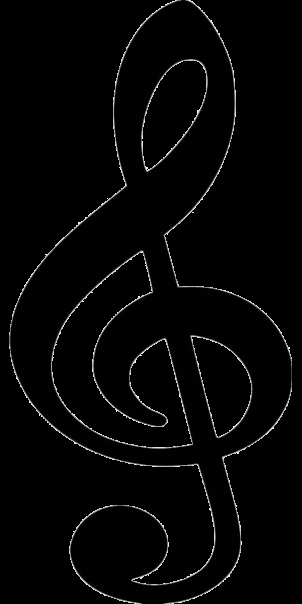
#> input picture resources/img/treble-clef.png, 302 x 604 px
$ python quiz.py
#> lines starting #> are read from the running program, lines starting #| are printed output that depends on the picture; after the words box and inside, x2 and y2 are one past the last pixel; in counts of white or black regions, pixels touching at a corner belong together
### src/util.py
from sys import argv
from time import time
from pickle import load

BAR_SPEED = 3
RENDER_PATH = "../resources/rendered"

# [71 lines left out: functions get_kw_value, get_input_key, load_key_events, get_key_statuses, create_record_obj, parse_midi_msg, not called in this run]

def create_note_list():
    notes = []
    sharps = []
    sharp_distances = [1, 2, 1, 2, 1]
    last_sharp = 0
    sharp_index = 0
    key_index = 0
    for i in range(88):
        if last_sharp == sharp_distances[sharp_index % 5]:
            letter = notes[-1] + "#"
            sharps.append(i)
            sharp_index += 1
            last_sharp = 0
        else:
            key_numerical = key_index % 7
            letter = chr(key_numerical+65) + str(key_index // 7 + 1)
            key_index += 1
            last_sharp += 1
        notes.append(letter)
    return notes, sharps

NOTES, SHARPS = create_note_list()

def get_note_desc(note_id):
    return NOTES[note_id]

def is_sharp(note_id):
    return note_id in SHARPS

# [16 lines left out: function convert_key, not called in this run]

def to_absolute_key(key_index):
    return convert_key(key_index, True)

def to_sheet_key(key_index):
    return convert_key(key_index, False)

### src/quiz.py
import mido
import numpy as np
import cv2
import util

BG_COLOR = 185
VERTICAL_GAP = 50
SPACE_BETWEEN = 25
PADDING_X = 50

def convert_key(key_index, up):
    sharp_distances = [1, 2, 1, 2, 1]
    abs_index = key_index
    sharp_index = 0
    last_sharp = 0
    index = 0
    while index <= key_index:
        if last_sharp == sharp_distances[sharp_index % 5]:
            sharp_index += 1
            abs_index += 1 if up else -1
            last_sharp = 0
        else:
            last_sharp += 1
        index += 1
    return abs_index

def to_absolute_key(key_index):
    return convert_key(key_index, True)

def to_sheet_key(key_index):
    return convert_key(key_index, False)

def draw_sharp(img, x, y):
    hori_offset_x = 12
    hori_offset_y = 12
    vert_offset_x = 6
    vert_offset_y = hori_offset_x * 2
    hori_offset = 6
    vert_offset = 12
    cv2.line(img, (x - hori_offset_x, y - hori_offset_y + hori_offset),
             (x + hori_offset_x, y - hori_offset_y - hori_offset), (0, 0, 0), 6)
    cv2.line(img, (x - hori_offset_x, y + hori_offset_y + hori_offset),
             (x + hori_offset_x, y + hori_offset_y - hori_offset), (0, 0, 0), 6)
    cv2.line(img, (x - vert_offset_x, y - vert_offset_y),
             (x - vert_offset_x, y + vert_offset_y + vert_offset), (0, 0, 0), 2)
    cv2.line(img, (x + vert_offset_x, y - vert_offset_y - vert_offset),
             (x + vert_offset_x, y + vert_offset_y), (0, 0, 0), 2)

def draw_semitone(img, x, y, bass):
    cv2.ellipse(img, (x, y), (14, SPACE_BETWEEN // 2 - 2), 325, 0, 360, (0, 0, 0), -1)
    offset_y = 1 if bass else -1
    offset_x = 11 if bass else -10
    cv2.line(img, (x+offset_x, y-(SPACE_BETWEEN * 3 * offset_y)), (x+offset_x, y), (0, 0, 0), 3)

def draw_note(img, key_index, bass, sharp):
    x = 200
    offset = VERTICAL_GAP // 2 if bass else -VERTICAL_GAP // 2
    start_y = img.shape[0] // 2 + offset
    y = int(start_y + (23 - key_index) * (SPACE_BETWEEN / 2))
    if ((bass and (key_index < 10 or key_index > 22))
            or (not bass and (key_index < 25 or key_index > 34))):
        line_y = y + 10 if key_index % 2 == 0 else y
        cv2.line(img, (x-15, line_y), (x+15, line_y), (0, 0, 0), 2)
    draw_semitone(img, x, y, bass)
    if sharp:
        draw_sharp(img, x-30, y)

def overlay_img(img_1, img_2, x, y):
    h, w = img_2.shape[:2]

    y1, y2 = y, y + img_2.shape[0]
    x1, x2 = x, x + img_2.shape[1]

    alpha_s = img_2[:, :, 3] / 255.0
    alpha_l = 1.0 - alpha_s

    for c in range(0, 3):
        img_1[y1:y2, x1:x2, c] = (alpha_s * img_2[:, :, c] +
                                  alpha_l * img_1[y1:y2, x1:x2, c])
    return img_1

def create_image(size):
#> called with size = (1280, 720)
    img = np.full((size[1], size[0], 3), BG_COLOR, dtype="uint8")
    h, w = img.shape[:2]

    for sign in range(-1, 2, 2):
        for y_offset in range(5):
            y = int(h / 2 + (y_offset * SPACE_BETWEEN + VERTICAL_GAP) * sign)
            cv2.line(img, (PADDING_X, y), (w-PADDING_X, y), (60, 60, 60), 2)

    split_lines = 6
    left = int((w - PADDING_X * 2) / (split_lines-1))
    for x_offset in range(split_lines):
        x = PADDING_X + int(left * x_offset)
        cv2.line(img, (x, int(h / 2 - (4 * SPACE_BETWEEN + VERTICAL_GAP))),
                 (x, int(h / 2 + (4 * SPACE_BETWEEN + VERTICAL_GAP))), (0, 0, 0), 2)

    treb_clef_img = cv2.resize(cv2.imread("../resources/img/treble-clef.png", -1), (72, 172))
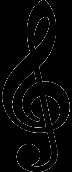
#> treb_clef_img: shape (172, 72, 4); mean B, G, R, A 5.4, 5.4, 5.4, 88.3
    bass_clef_img = cv2.resize(cv2.imread("../resources/img/bass-clef.png", -1), (82, 82))
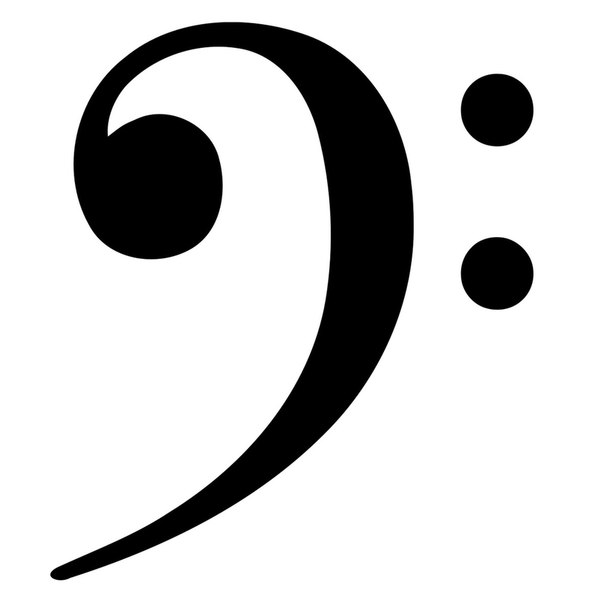
#> input picture resources/img/bass-clef.png, 604 x 604 px
    img = overlay_img(img, treb_clef_img, PADDING_X + 10, int(h / 2 - SPACE_BETWEEN * 7.25))
#> in overlay_img, `alpha_s = img_2[:, :, 3] / 255.0`:
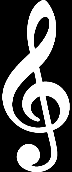
#> alpha_s: shape (172, 72) float64; min 0, max 1, mean 0.346
#> in overlay_img, `alpha_l = 1.0 - alpha_s`:
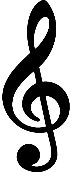
#> alpha_l: shape (172, 72) float64; min 0, max 1, mean 0.654
    img = overlay_img(img, bass_clef_img, PADDING_X + 5, int(h / 2 + SPACE_BETWEEN * 1.95))
#> call 2 of overlay_img, with x = 55, y = 408
#> in overlay_img (call 2), `alpha_s = img_2[:, :, 3] / 255.0`:
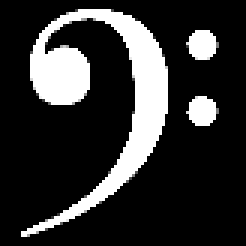
#> alpha_s: shape (82, 82) float64 (shown 3 times larger); min 0, max 1, mean 0.194
#> after the loop in overlay_img (call 2), `for c in range(0, 3):`:
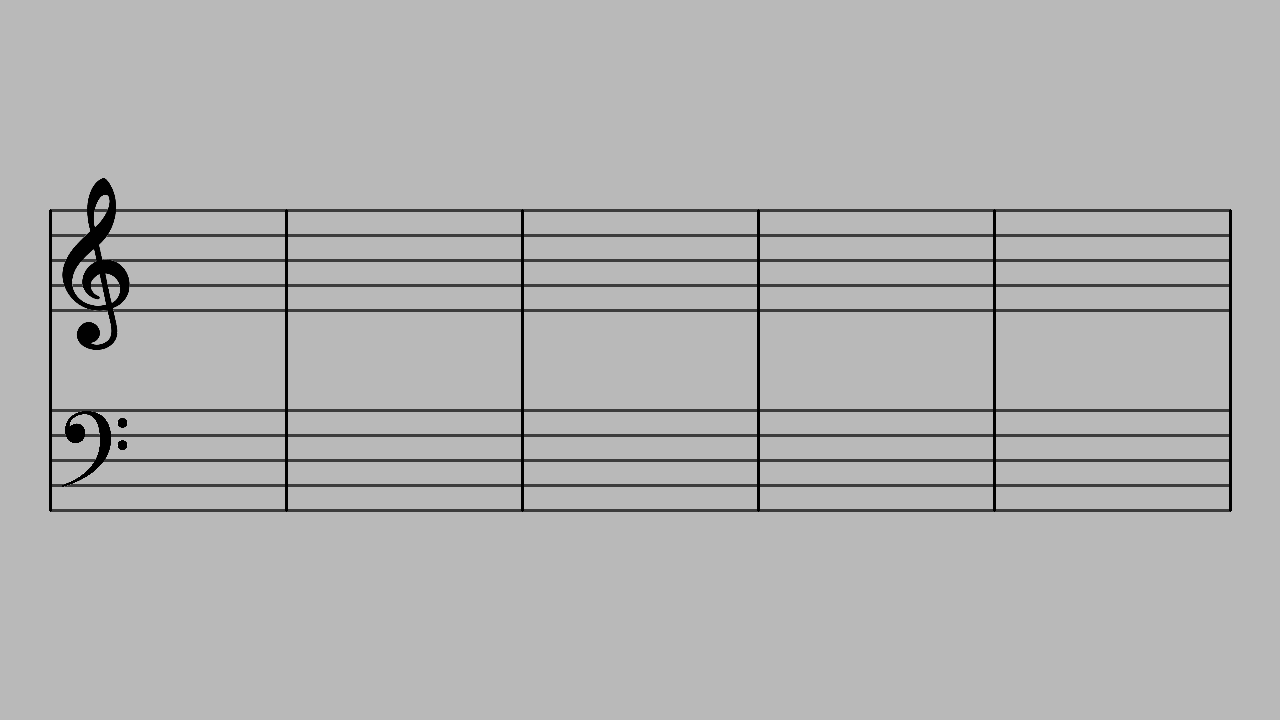
#> img_1: shape (720, 1280, 3); min 0, max 224, mean 178.2

    return img

def wait_for_input(port, note, timelimit):
    waited_for = 0
    sleep_time = 10
    while sleep_time < timelimit:
        msg = port.receive(True)
        parsed_msg = util.parse_midi_msg(msg, 0)
        if parsed_msg is not None:
            if parsed_msg["key"] == note:
                return "correct"
            return "wrong"
        key = cv2.waitKey(sleep_time)
        if key == ord('q'):
            return "quit"
        waited_for += sleep_time
    return "out_of_time"

# Draw notes, maybe with a countdown.
SIZE = (1280, 720)
# Key range = 0-51. (52 keys)
# MID C = 23

KEYS = [39, 42, 44, 48, 60, 34]
BASSES = [True, True, False, True, True]
TIMELIMITS = [5, 4, 4, 4, 3, 3]

IMAGE = create_image(SIZE)
print(util.get_note_desc(KEYS[0]))
draw_note(IMAGE, to_sheet_key(KEYS[0]), BASSES[0], util.is_sharp(KEYS[0]))
#> in draw_note, `cv2.line(img, (x-15, line_y), (x+15, line_y), (0, 0, 0), 2)`: img: shape (720, 1280, 3); 0.01% of pixels changed, all inside (x1, y1, x2, y2) = (184, 384, 217, 387)
#> in draw_semitone, `cv2.ellipse(img, (x, y), (14, SPACE_BETWEEN // 2 - 2), 325, 0, 360, (0..`:
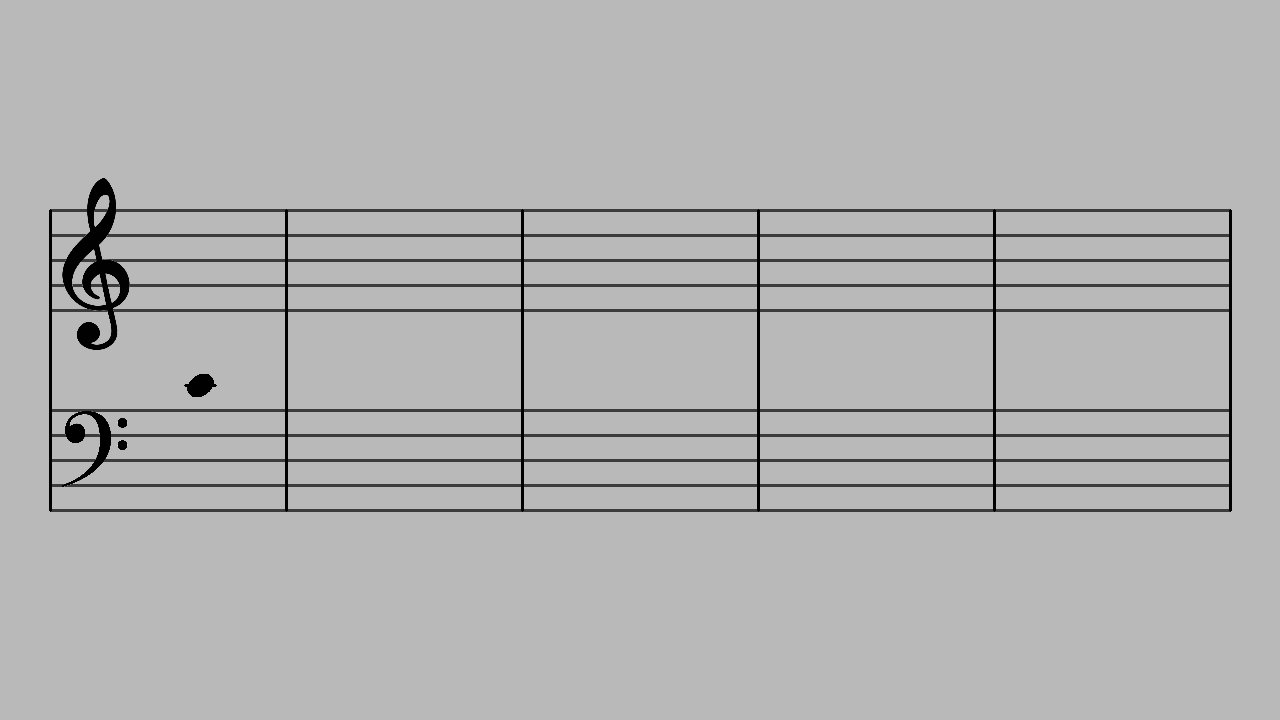
#> img: shape (720, 1280, 3); min 0, max 224, mean 178.1
#> in draw_semitone, `cv2.line(img, (x+offset_x, y-(SPACE_BETWEEN * 3 * offset_y)), (x+offse..`: img: shape (720, 1280, 3); 0.04% of pixels changed, all inside (x1, y1, x2, y2) = (209, 308, 214, 380)
cv2.imshow("Test", IMAGE)
cv2.waitKey(0)

#> (the run stopped early here; a loop or call above may not have finished)
